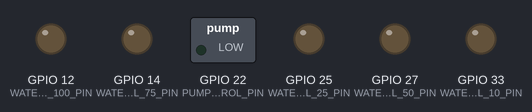
A sketch run on a simulated ESP32. Parts: switched loads named in the sketch (green lamp = pin HIGH), output pins drawn as LEDs (lit = HIGH). WiFi joins after 1.5 s; servers stay silent unless stated; what the sketch prints to the serial monitor is not drawn. At 12.8 s the program puts the board to deep sleep or switches it off; the recording ends there.

Above: at 2.9 s.
Timing chart, 0 to 4.4 s (numbered marks = the images above):
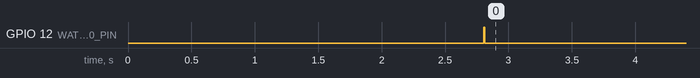

The sketch:

Ak_ll_Saks_.ino
```cpp
// --- Blynk tanımları ---
#define BLYNK_TEMPLATE_ID "TMPL67BpjhRnR"
#define BLYNK_TEMPLATE_NAME "Akıllı Saksı"
#define BLYNK_AUTH_TOKEN "tb8zbZiyqdjO7XPH9x38j5jGUhRDeTyr"

#include <WiFi.h>
#include <WebServer.h>
#include <DNSServer.h>
#include <WiFiManager.h>
#include <BlynkSimpleEsp32.h>

// --- Su Seviye Pinleri ---
const int WATER_LEVEL_GND_PIN = 32;
const int WATER_LEVEL_10_PIN  = 33;
const int WATER_LEVEL_25_PIN  = 25;
const int WATER_LEVEL_50_PIN  = 27;
const int WATER_LEVEL_75_PIN  = 14;
const int WATER_LEVEL_100_PIN = 12;

const int waterLevelPins[] = {WATER_LEVEL_10_PIN, WATER_LEVEL_25_PIN, WATER_LEVEL_50_PIN, WATER_LEVEL_75_PIN, WATER_LEVEL_100_PIN};
const int waterLevelValues[] = {10, 25, 50, 75, 100};
const int numWaterLevels = 5;

const int SOIL_MOISTURE_PIN = 34;
const int PUMP_CONTROL_PIN = 22;
const int BATTERY_VOLTAGE_PIN = 35;

// Voltaj bölücü dirençleri
const float R4_VALUE = 33000.0;
const float R5_VALUE = 100000.0;

// Nem değerleri
const int MOISTURE_VERY_DRY = 2800;
const int MOISTURE_DRY      = 2200;
const int MOISTURE_WET      = 1500;
const int MOISTURE_VERY_WET = 1000;

const int WATER_CONTACT_THRESHOLD = 2000;
const unsigned long PUMP_RUN_DURATION = 10000; // 10 saniye

// --- Global değişkenler ---
bool isPumping = false;
unsigned long pumpStartTime = 0;
int currentWaterLevel = 0;

// Deep sleep için
RTC_DATA_ATTR int bootCount = 0;
RTC_DATA_ATTR int sleepDuration = 10; // dakika

BlynkTimer timer;

// --- Fonksiyonlar ---
void checkWaterLevel() {
  currentWaterLevel = 0;
  for (int i = numWaterLevels - 1; i >= 0; i--) {
    digitalWrite(waterLevelPins[i], HIGH);
    delay(10);
    int reading = analogRead(WATER_LEVEL_GND_PIN);
    digitalWrite(waterLevelPins[i], LOW);

    if (reading > WATER_CONTACT_THRESHOLD) {
      currentWaterLevel = waterLevelValues[i];
      break;
    }
  }

  Serial.print("Su Seviyesi: %");
  Serial.println(currentWaterLevel);

  Blynk.virtualWrite(V1, currentWaterLevel); // V1 → su seviyesi
}

void checkBatteryStatus() {
  int adcValue = analogRead(BATTERY_VOLTAGE_PIN);
  float pinVoltage = (adcValue / 4095.0) * 3.3;
  float batteryVoltage = pinVoltage * (R4_VALUE + R5_VALUE) / R5_VALUE;

  float batteryPercentage = map(batteryVoltage * 100, 320, 420, 0, 100);
  if (batteryPercentage > 100) batteryPercentage = 100;
  if (batteryPercentage < 0) batteryPercentage = 0;

  Serial.printf("Batarya: %.2fV (%d %%)\n", batteryVoltage, (int)batteryPercentage);
  Blynk.virtualWrite(V2, (int)batteryPercentage); // V2 → batarya %
}

void checkSoilAndManagePump() {
  int moistureValue = analogRead(SOIL_MOISTURE_PIN);
  Serial.print("Toprak Nem: ");
  Serial.println(moistureValue);

  int soilPercent = map(moistureValue, MOISTURE_VERY_DRY, MOISTURE_VERY_WET, 0, 100);
  soilPercent = constrain(soilPercent, 0, 100);
  Blynk.virtualWrite(V3, soilPercent); // V3 → nem %

  if (moistureValue >= MOISTURE_DRY && !isPumping) {
    if (currentWaterLevel > 0) {
      Serial.println("Toprak kuru → Pompa çalışıyor...");
      digitalWrite(PUMP_CONTROL_PIN, HIGH);
      isPumping = true;
      pumpStartTime = millis();
    } else {
      Serial.println("Toprak kuru ama depoda su yok!");
    }
  }
}

void stopPumpIfNeeded() {
  if (isPumping && millis() - pumpStartTime >= PUMP_RUN_DURATION) {
    Serial.println("Pompa durduruldu.");
    digitalWrite(PUMP_CONTROL_PIN, LOW);
    isPumping = false;
  }
}

void goToSleep() {
  Serial.println("Uykuya geçiliyor...");
  esp_sleep_enable_timer_wakeup((uint64_t)sleepDuration * 60 * 1000000ULL);
  esp_deep_sleep_start();
}

// --- Setup ---
void setup() {
  Serial.begin(115200);
  delay(1000);
  Serial.println("Sistem Başlatıldı!");

  for (int i = 0; i < numWaterLevels; i++) {
    pinMode(waterLevelPins[i], OUTPUT);
  }
  pinMode(PUMP_CONTROL_PIN, OUTPUT);
  digitalWrite(PUMP_CONTROL_PIN, LOW);

  bootCount++;
  Serial.printf("Boot count: %d\n", bootCount);

  // WiFiManager
  WiFiManager wm;
  if (!wm.autoConnect("Saksi-Setup")) {
    Serial.println("WiFi bağlantısı başarısız, resetleniyor...");
    ESP.restart();
  }
  Serial.println("WiFi bağlandı!");

  // Blynk
  Blynk.config(BLYNK_AUTH_TOKEN);
  if (!Blynk.connect()) {
    Serial.println("Blynk bağlanamadı!");
  } else {
    Serial.println("Blynk bağlandı!");
  }
}

// --- Loop ---
void loop() {
  Blynk.run();

  checkWaterLevel();
  checkBatteryStatus();
  checkSoilAndManagePump();
  stopPumpIfNeeded();

  delay(10000);


  goToSleep();
}
```

Measured:
- by itself, GPIO 12 (WATER_LEVEL_100_PIN): LOW → HIGH at 2.8 s, → LOW 0.01 s later
